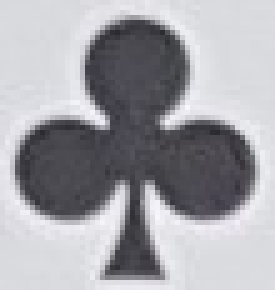
#> input picture image_processing/templates/suits/birck_suit/suit_club.png, 55 x 58 px, found by its file name (shown 5 times larger)
$ python fake_api_endpoint.py
#> lines starting #> are read from the running program, lines starting #| are printed output that depends on the picture
### image_processing/g_img.py
#Gruppe 15
#Christian Frost s184140
#Mikkel Lindtner s205421
#Nikolai Stein s205469
#Oliver Christensen s176352
#Søren Andersen s182881
#Tobias Kristensen s195458

import cv2
from enum import Enum
import image_processing.objects as objects
import image_processing.g_shared as g_shared

# global variables
g_threshold = 0.70
g_threshold_rank = 0.50
g_threshold_suit = 0.70

# contours threshold
g_lower_threshold = 170
g_upper_threshold = 255

# an image should be resized to around this resolution
g_img_ideal_color = (1086, 2048, 3)


class CardType(Enum):
    SUIT = 1
    RANK = 2


class Suits(Enum):
    DIAMOND = 1
    HEART = 2
    SPADE = 3
    CLUB = 4


class Ranks(Enum):
    ACE = 1
    TWO = 2
    THREE = 3
    FOUR = 4
    FIVE = 5
    SIX = 6
    SEVEN = 7
    EIGHT = 8
    NINE = 9
    TEN = 10
    JACK = 11
    QUEEN = 12
    KING = 13


# Ranks by color
__tmpl_rank_2 = cv2.imread(g_shared.path_template_rank_2, cv2.IMREAD_COLOR)
__tmpl_rank_3 = cv2.imread(g_shared.path_template_rank_3, cv2.IMREAD_COLOR)
__tmpl_rank_4 = cv2.imread(g_shared.path_template_rank_4, cv2.IMREAD_COLOR)
__tmpl_rank_5 = cv2.imread(g_shared.path_template_rank_5, cv2.IMREAD_COLOR)
__tmpl_rank_6 = cv2.imread(g_shared.path_template_rank_6, cv2.IMREAD_COLOR)
__tmpl_rank_7 = cv2.imread(g_shared.path_template_rank_7, cv2.IMREAD_COLOR)
__tmpl_rank_8 = cv2.imread(g_shared.path_template_rank_8, cv2.IMREAD_COLOR)
__tmpl_rank_9 = cv2.imread(g_shared.path_template_rank_9, cv2.IMREAD_COLOR)
__tmpl_rank_10 = cv2.imread(g_shared.path_template_rank_10, cv2.IMREAD_COLOR)
__tmpl_rank_jack = cv2.imread(g_shared.path_template_rank_jack, cv2.IMREAD_COLOR)
__tmpl_rank_queen = cv2.imread(g_shared.path_template_rank_queen, cv2.IMREAD_COLOR)
__tmpl_rank_king = cv2.imread(g_shared.path_template_rank_king, cv2.IMREAD_COLOR)
__tmpl_rank_ace = cv2.imread(g_shared.path_template_rank_ace, cv2.IMREAD_COLOR)


# Suits
__tmpl_suit_club = cv2.imread(g_shared.path_template_suit_club, cv2.IMREAD_COLOR)
#> __tmpl_suit_club is the input picture: shape (58, 55, 3); mean B, G, R 168.5, 163.1, 163.4
__tmpl_suit_diamond = cv2.imread(g_shared.path_template_suit_diamond, cv2.IMREAD_COLOR)
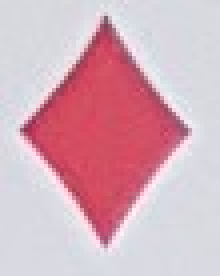
#> input picture image_processing/templates/suits/birck_suit/suit_diamond.png, 55 x 69 px, found by its file name (shown 4 times larger)
#> __tmpl_suit_diamond is the input picture: shape (69, 55, 3); mean B, G, R 187.9, 175.8, 214.5
__tmpl_suit_heart = cv2.imread(g_shared.path_template_suit_heart, cv2.IMREAD_COLOR)
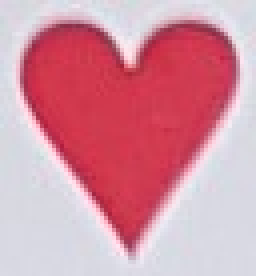
#> input picture image_processing/templates/suits/birck_suit/suit_heart.png, 64 x 69 px, found by its file name (shown 4 times larger)
#> __tmpl_suit_heart is the input picture: shape (69, 64, 3); mean B, G, R 162.7, 147, 212.6
__tmpl_suit_spade = cv2.imread(g_shared.path_template_suit_spade, cv2.IMREAD_COLOR)
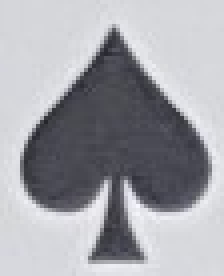
#> input picture image_processing/templates/suits/birck_suit/suit_spade.png, 56 x 69 px, found by its file name (shown 4 times larger)
#> __tmpl_suit_spade is the input picture: shape (69, 56, 3); mean B, G, R 169.4, 163.6, 163

club = objects.TemplateType(__tmpl_suit_club, CardType.SUIT, Suits.CLUB, g_threshold)

diamond = objects.TemplateType(__tmpl_suit_diamond, CardType.SUIT,
                               Suits.DIAMOND, g_threshold)

heart = objects.TemplateType(__tmpl_suit_heart, CardType.SUIT,
                             Suits.HEART, g_threshold)

spade = objects.TemplateType(__tmpl_suit_spade, CardType.SUIT,
                             Suits.SPADE, g_threshold)

# Rank Templatetypes
ace = objects.TemplateType(__tmpl_rank_ace, CardType.RANK, Ranks.ACE, g_threshold)
two = objects.TemplateType(__tmpl_rank_2, CardType.RANK, Ranks.TWO, g_threshold)
three = objects.TemplateType(__tmpl_rank_3, CardType.RANK, Ranks.THREE, g_threshold)
four = objects.TemplateType(__tmpl_rank_4, CardType.RANK, Ranks.FOUR, g_threshold)
five = objects.TemplateType(__tmpl_rank_5, CardType.RANK, Ranks.FIVE, g_threshold)
six = objects.TemplateType(__tmpl_rank_6, CardType.RANK, Ranks.SIX, g_threshold)
seven = objects.TemplateType(__tmpl_rank_7, CardType.RANK, Ranks.SEVEN, g_threshold)
eight = objects.TemplateType(__tmpl_rank_8, CardType.RANK, Ranks.EIGHT, g_threshold)
nine = objects.TemplateType(__tmpl_rank_9, CardType.RANK, Ranks.NINE, g_threshold)
ten = objects.TemplateType(__tmpl_rank_10, CardType.RANK, Ranks.TEN, g_threshold)
jack = objects.TemplateType(__tmpl_rank_jack, CardType.RANK, Ranks.JACK, g_threshold)
queen = objects.TemplateType(__tmpl_rank_queen, CardType.RANK, Ranks.QUEEN, g_threshold)
king = objects.TemplateType(__tmpl_rank_king, CardType.RANK, Ranks.KING, g_threshold)

g_templates = [club, diamond, heart, spade, ace, two, three,
               four, five, six, seven, eight, nine, ten, jack, queen, king]

### image_processing/objects.py
#Gruppe 15
#Christian Frost s184140
#Mikkel Lindtner s205421
#Nikolai Stein s205469
#Oliver Christensen s176352
#Søren Andersen s182881
#Tobias Kristensen s195458

class DrawSquare:
    def __init__(self, color, thicc):
        self.color = color
        self.thicc = thicc


class TemplateInfo:
    # [6 lines left out: function __init__, not called in this run]


class Flow:
    # [5 lines left out: function __init__, not called in this run]


    def execute_wash(self, ready_img, alg1):
        return self.cb_wash(ready_img, alg1)


    def execute_contour(self, alg1, alg2, img_thresh, img_color=None):
        return self.cb_contour(alg1, alg2, img_thresh,  img_color)

    def execute_cut_suit_rank(self, img_contours, alg1, alg2):
        return self.cb_cut_suit_rank(img_contours, alg1, alg2)

    def execute_compare_by_template(self, cards, ideal_image):
        return self.cb_compare_by_template(cards, ideal_image)


class Flow_ml:
    # [4 lines left out: function __init__, not called in this run]

    def execute_ml_single_img(self, img):
        return self.cb_ml_execute(img)

    def execute_img_cut(self, api_img):
        return self.cb_cut_columns(api_img)

    def execute_img_columns(self, img_tableau):
        return self.cb_cut_columns(img_tableau)


#either suit or rank, type: rank/suit, value = actual value
class TemplateType:
    def __init__(self, img, type, value, threshold):
        self.img = img
        self.type = type
        self.value = value
        self.threshold = threshold


    def suit_match(self, type):
        return self.type == type

    def higher_threshold(self, threshold):
        return self.type_threshold < threshold

    def add_success(self, contour):
        self.contour = contour


class Card:
    # [32 lines left out: functions __init__, __str__, not called in this run]

    def __eq__(self, other):
        return isinstance(other, Card) and (self.suit==other.suit and self.rank==other.rank)


    def __hash__(self):
        return hash(('suit', self.suit,'rank', self.rank))

### fake_api_endpoint.py
import enum
from image_processing.img_compare import compare
#> (the run stopped early here; a loop or call above may not have finished)
